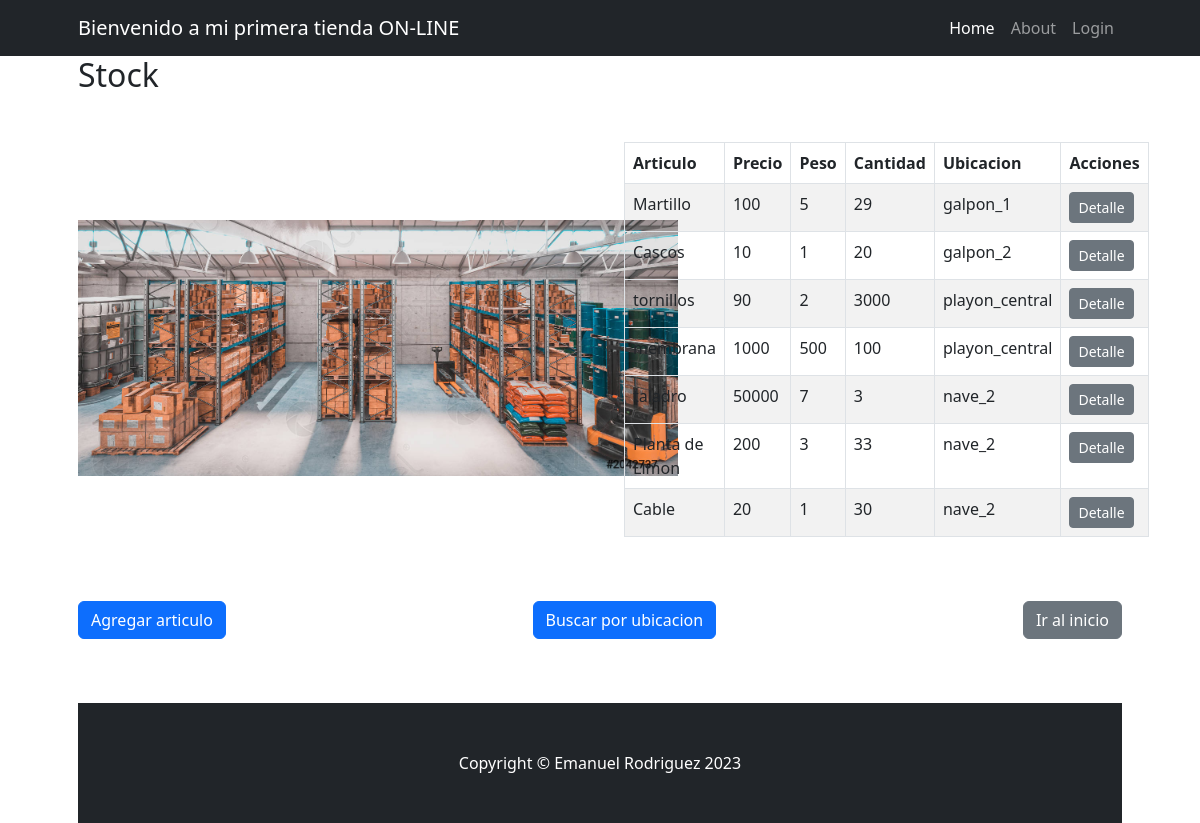
Page /stock/ on the earlier database version.
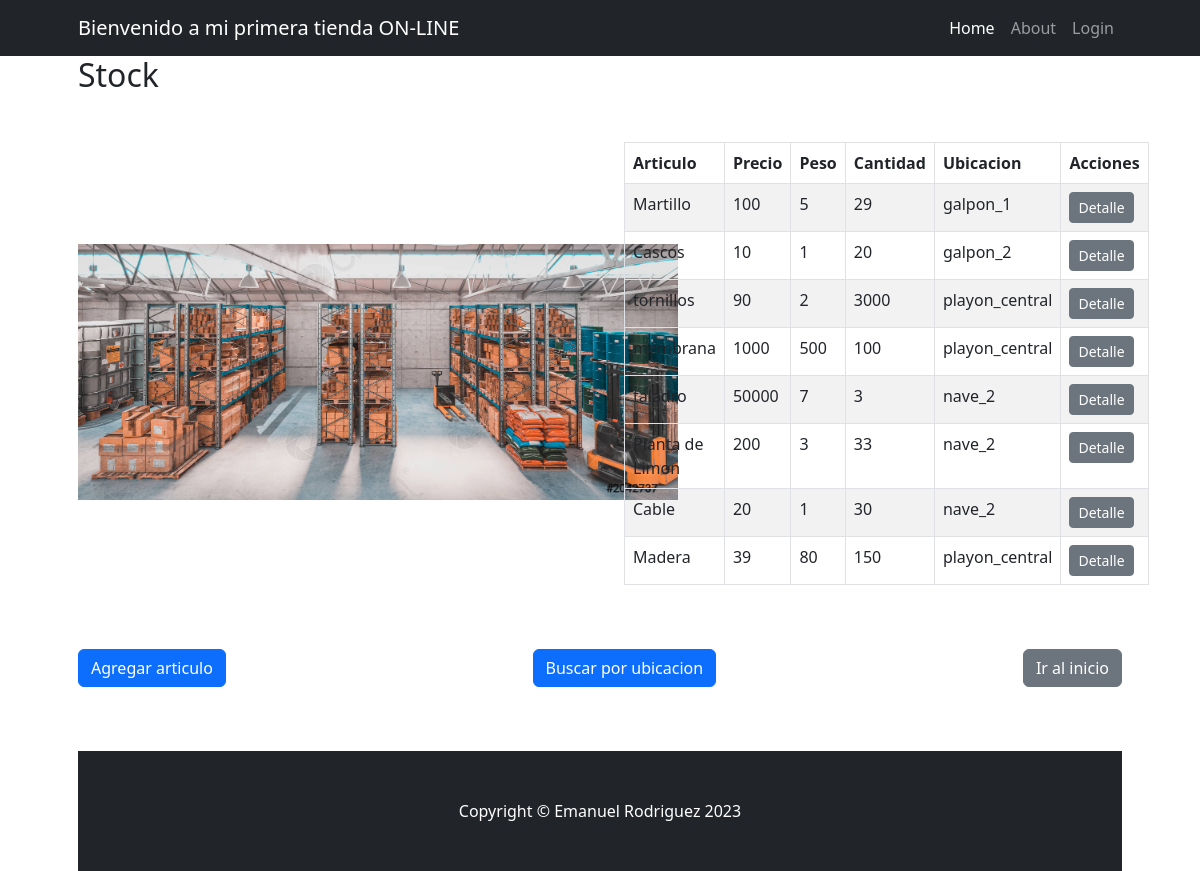
Same page on the later database version.
### stock/models.py (models this page shows, shortened)
class Stock(models.Model):
    articulo = models.CharField(max_length=100)
    precio = models.IntegerField()
    peso = models.IntegerField()
    cantidad = models.IntegerField()
    ubicacion_id = models.ForeignKey(Ubicacion, on_delete=models.SET_NULL, null=True, blank=True)
    imagen = models.ImageField(upload_to='images/', null=True, blank=True)
    descripcion = models.CharField(max_length=500, null=True, blank=True)

class Ubicacion(models.Model):
    ubicacion = models.CharField(max_length=100)
    def __str__(self) -> str:
        return self.ubicacion

### stock/views.py (the view)
# urls.py: path("", views.ClienteList.as_view(), name="index"),
def index(request):
    stock = Stock.objects.all()
    return render(request, "stock/index.html", {"stock": stock})

### stock/templates/stock/index.html (shortened to what this page needs)
{% extends "home/base.html" %}
{% load static %}
{% block title %}
    <h2>Stock</h2>
{% endblock title %}
{% block content %}
    <div class="row gx-4 gx-lg-5 align-items-center my-5">
        <div class="col-md-6">
            <img class="img-fluid float-right"
                 src=" {% static 'home/img/stock.jpeg' %}"
                 style="max-width: 600px" />
        </div>
        <div class="col-md-6">
            <table class="table table-striped table-bordered">
                <thead>
                    <tr>
                        <th>Articulo</th>
                        <th>Precio</th>
                        <th>Peso</th>
                        <th>Cantidad</th>
                        <th>Ubicacion</th>
                        <th>Acciones</th>
                    </tr>
                </thead>
                <tbody>
                    {% for stock in stock %}
                        <tr>
                            <td>{{ stock.articulo }}</td>
                            <td>{{ stock.precio }}</td>
                            <td>{{ stock.peso }}</td>
                            <td>{{ stock.cantidad }}</td>
                            <td>{{ stock.ubicacion_id }}</td>
                            <td>
                                <div class="btn-group">
                                    <a href="{% url 'stock:stock_detail' stock.id %}"
                                       class="btn btn-secondary btn-sm">Detalle</a>
                                </div>
                            </td>
                        </tr>
                    {% empty %}
                        <tr>
                            <td colspan="3">No se encontraron resultados.</td>
                        </tr>
                    {% endfor %}
                </tbody>
            </table>
        </div>
        <div class="btn-group d-flex justify-content-between mt-5">
            <p>
                <a class="btn btn-primary" href="{% url 'stock:crear' %}">Agregar articulo</a>
            </p>
            <p>
                <a class="btn btn-primary" href="{% url 'stock:buscar' %}">Buscar por ubicacion</a>
            </p>
            <p>
                <a class="btn btn-secondary" href="{% url 'home:index' %}">Ir al inicio</a>
            </p>
        </div>
    </div>
{% endblock content %}

Differences in the rows shown:
added Stock: articulo "Madera", precio "39", peso "80", cantidad "150", ubicacion_id "playon_central"
